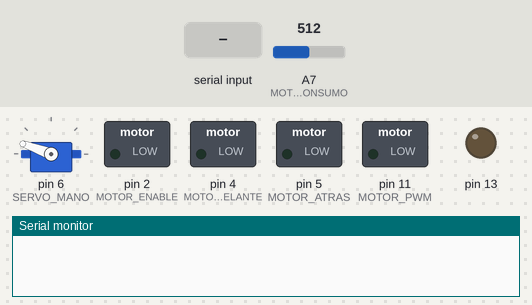
A sketch run on a simulated Arduino Nano, built with avr-gcc and run on an emulated ATmega328P. Shown: servo, switched loads named in the sketch (green lamp = pin HIGH), output pins drawn as LEDs (lit = HIGH), the last lines printed to the serial monitor. The test bench sets the inputs (shaded band); at power-on: A7 (MOTOR_CONSUMO) = 512.

Above: at 1.2 s.
1.3 s: "s" received over Serial
At 2.6 s:
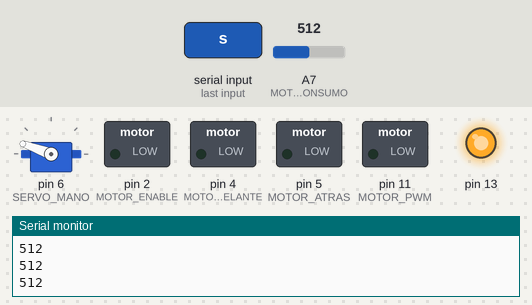
At 7.6 s:
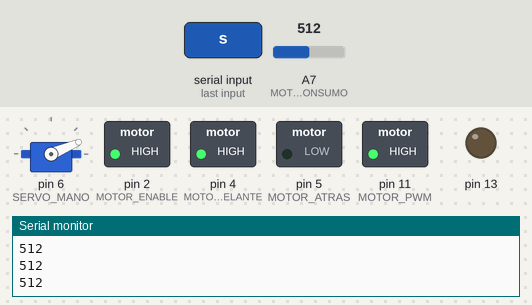
Timing chart, 0 to 8.8 s (numbered marks = the images above; inputs shaded):
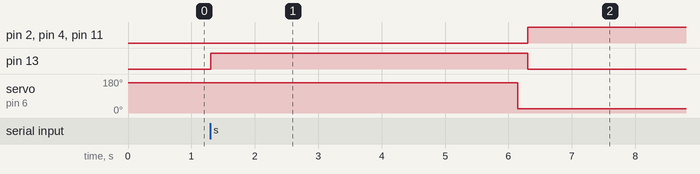

Measured:
- after the input at 1.3 s, pin 2 (MOTOR_ENABLE), pin 4 (MOTOR_ADELANTE), pin 11 (MOTOR_PWM): LOW → HIGH after 5.0 s; pin 13: LOW → HIGH at once, → LOW 5.0 s later; servo on pin 6 (SERVO_MANO): 160° → 23° after 4.9 s

The sketch:

Main.ino
```cpp
#include "Servo.h"

/////////////////
// PINES MOTOR //
/////////////////
#define MOTOR_ENABLE 2
#define MOTOR_ADELANTE 4
#define MOTOR_ATRAS 5
#define MOTOR_PWM 11
#define MOTOR_CONSUMO A7

//////////////////
// CONFIG SERVO //
//////////////////
Servo servoBrazo;
#define SERVO_MANO 6
#define SERVO_DEFAULT 160 // Ángulo inicial para armado de mano.
#define SERVO_LANZAR 23 // Ángulo objetivo cuando se da orden de iniciar asalto.

#define TIMEOUT_CONSUMO 250 // Millis entre cada impresión de consumo
#define TIMEOUT_SERVO 4850 // Millis desde que se recibe orden de iniciar y el momento en el que se mueve el servo para liberar la mano
#define TIMEOUT_MOTOR 5000 // Millis desde que se recibe orden de iniciar y el motor empieza a andar a 255

bool iniciado = false;
long tiempoIniciado = 0;
long tiempoConsumo = 0;

void setup() {
  Serial.begin(9600);

  servoBrazo.attach(SERVO_MANO);
pinMode(13, OUTPUT);
  pinMode(MOTOR_ENABLE, OUTPUT);
  digitalWrite(MOTOR_ENABLE, LOW);
  pinMode(MOTOR_ADELANTE, OUTPUT);
  digitalWrite(MOTOR_ADELANTE, HIGH);
  pinMode(MOTOR_ATRAS, OUTPUT);
  digitalWrite(MOTOR_ADELANTE, LOW);
  pinMode(MOTOR_PWM, OUTPUT);
  analogWrite(MOTOR_PWM, 0);
}

void loop() {
  if (Serial.available() > 0) {
    char letra = (char)Serial.read();
    if (letra == 's') {
      iniciado = !iniciado;
      if (iniciado) {
          digitalWrite(13, HIGH);
        tiempoIniciado = millis();
      } else {
        tiempoIniciado = 0;
          digitalWrite(13, LOW);
      }
    }
  }

  if (iniciado) {
    if ((millis() - tiempoIniciado) >= TIMEOUT_SERVO) {
      servoBrazo.write(SERVO_LANZAR);
    }
    if ((millis() - tiempoIniciado) >= TIMEOUT_MOTOR) {
      digitalWrite(MOTOR_ENABLE, HIGH);
      digitalWrite(MOTOR_ADELANTE, HIGH);
      analogWrite(MOTOR_PWM, 255);
      digitalWrite(13, LOW);
    }
    if ((millis()-tiempoConsumo) >= TIMEOUT_CONSUMO) {
      Serial.println(analogRead(MOTOR_CONSUMO));
      tiempoConsumo = millis();
    }
  } else {
    digitalWrite(MOTOR_ENABLE, LOW);
    analogWrite(MOTOR_PWM, 0);
    servoBrazo.write(SERVO_DEFAULT);
  }
}
```
